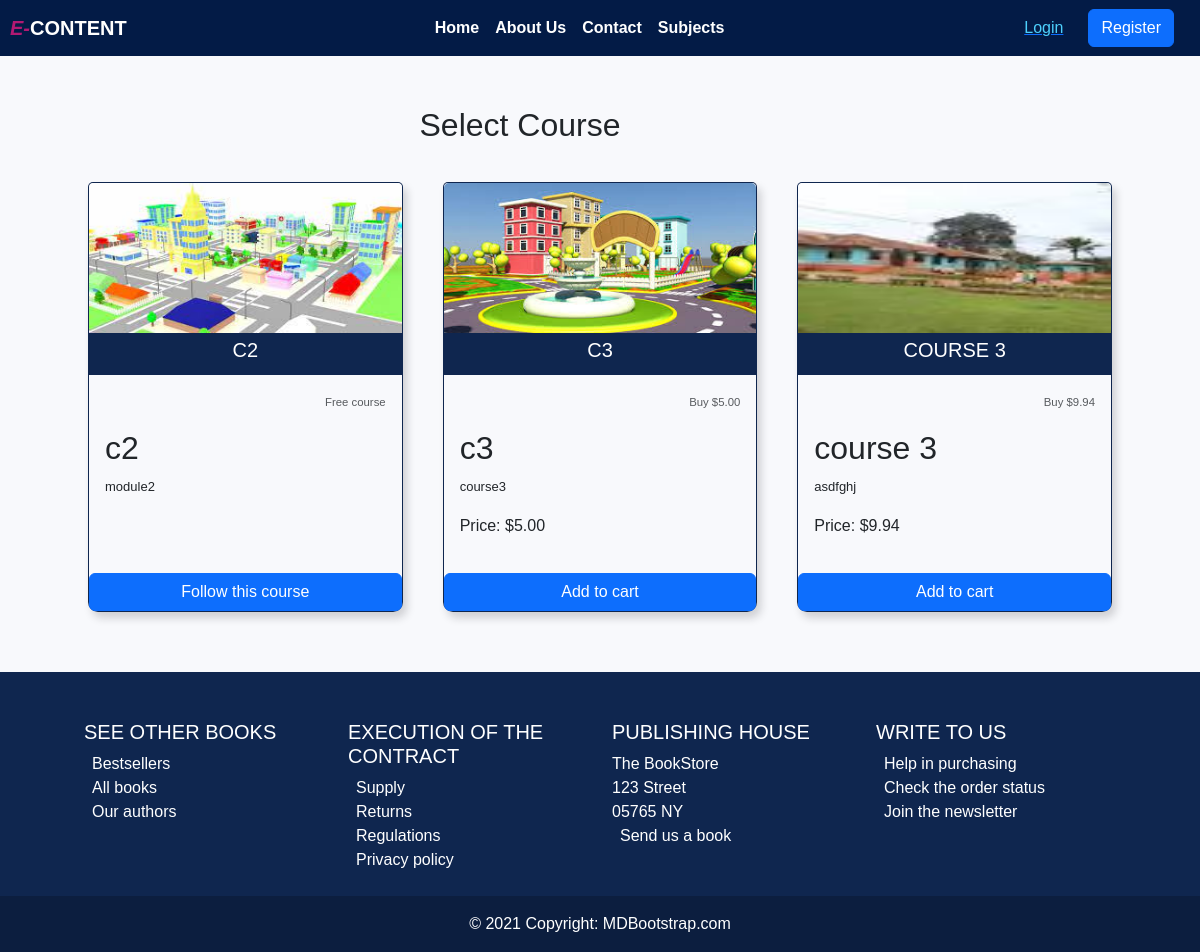
/course/s2, run on the app's committed database.
### courses/models.py (models this page shows, shortened)
class Course(models.Model):
    owner = models.ForeignKey(User, related_name='courses_created', on_delete=models.CASCADE)
    subject = models.ForeignKey(Subject, on_delete=models.CASCADE, related_name='course')
    course_id = models.CharField(unique=True, max_length= 40)
    name = models.CharField(max_length=100)
    slug = models.SlugField(max_length=200, unique=True)
    price = models.DecimalField(max_digits=10, decimal_places=2, default=0.00)
    image = models.ImageField(upload_to=rename_image_course, blank= True)
    description = models.TextField(max_length=500 )
    available = models.BooleanField(default=True)
    created = models.DateTimeField(auto_now_add=True)
    updated = models.DateTimeField(auto_now=True)
    class Meta:
        ordering = ('name',)
        index_together = (('id', 'slug'),)

### courses/views.py (the view)
# urls.py: path('<slug:slug>',CourseListViews.as_view(), name="courselist"),
class CourseListViews(DetailView): # car chq suject est lier a un cour
    context_object_name = 'subject' #(ie on peut utiliser Subject au lieu de Cour )
    model = Subject
    template_name = 'courses/subject_detail.html'

### carts/context_processors.py (called while the page is built)
def cart(request):
    return {'cart': Cart(request)}

### courses/templates/courses/subject_detail.html (shortened to what this page needs)
{% extends 'bases.html' %}
{%load static%}
{%block content %}
    <div class="container" style="margin-top: 40px;">
        <link rel="stylesheet" href="{% static 'css1.css' %}">
        <h2 style="text-align: center;">Select Course</h2>
        <div class="row" >
            {%for course in subject.course.all%}
                <div class="col-md-4 " style="margin-top: 30px; margin-bottom: 50px;">
                        <div class="card cardre" style="border: 1px solid rgba(3, 27, 70, 0.95); height: 430px; background-color: rgb(248, 249, 252);
                         border-top-left-radius: 5px; border-top-right-radius: 5px;">
                            <a href="">
                                {%if course.image%}
                                    <img class="card-img-top subImg" src="{{course.image.url}}" alt="Lights" style="width:100%; height: 150px;">
                                {%else%}
                                    <img src="{%static 'chloe/imgs/default_sub.png' %}" class="card-img-top" style="width:100%; height: 150px;" alt="...">
                                {%endif%}
                                <div class="title" style="width: 100%; color: #000000; background: rgba(3, 27, 70, 0.95); text-transform: uppercase; padding: 5px; text-align: center;">
                                    <h5 class="subTitle" style="color: #000000;">
                                        <a href="" style="text-decoration: none; color: white;">{{course.name}}</a>
                                    </h5>
                                </div>
                                <div class="card-body" >
                                    <p class="card-text" style="text-align: right;">
                                        <small class="text-muted">
                                            {%if course.price <= 0%}
                                                Free course
                                            {%else%}
                                                Buy ${{course.price}}
                                            {%endif%}
                                        </small>
                                    </p>
                                    <a href="" style="text-decoration: none;">
                                        <h5 class="card-title" style="color: #212529;">{{course.name}} </h5>
                                    </a>
                                    {{ course.description|linebreaks }}
                                    {%if course.price > 0%}
                                        Price: ${{course.price}}
                                    {%endif%}
                                </div>
                            </a>
                            {%if course.price <= 0%}
                                    <a href="{% url 'courses:modulelist' slug=course.slug subject=subject.slug %}" type="button" class="btn btn-primary me-3" style="text-decoration: none; color: white; width: 100%;">Follow this course</a>
                            {%else%}
                                <form action="{% url 'cart:cart_add' course.id %}" method="post">
                                    <button type="submit" class="btn btn-primary"  style="width: 100%; margin-bottom: 0;">
                                        Add to cart
                                    </button>
                                </form>
                            {%endif%}
                        </div>
                </div>
            {%endfor%}
        </div>
    </div>
{% endblock%}

### static/css2.css (style rules this page uses)
body { background-color: rgb(248, 249, 252); }

### static/chloe/css_ch/style.css (style rules this page uses)
body { font-family: 'Montserrat', sans-serif; }
a { color: rgb(77, 208, 252); text-decoration: none; }
p { font-size: 13px; line-height: 22px; }
.card img { max-width: 100%; max-height: 400px; }
.card-title { font-size:xx-large; }
.card { margin: 0 0.5em; box-shadow: 4px 6px 8px 0 rgba(22, 22, 26, 0.18); border: none; border-radius: 10px; }
@media (min-width: 768px) { .card img { height: 11em; } }
.container { width: 90%; margin: 0 auto; padding: 10px 20px; }

### data on the page
Course: image (picture), name "C2", price "Free course", name "c2", description "module2"
Course: image (picture), name "C3", price "5.00", name "c3", description "course3"
Course: image (picture), name "COURSE 3", price "9.94", name "course 3", description "asdfghj"
